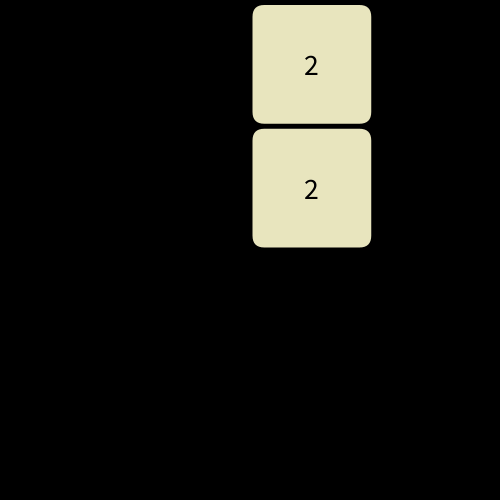
Frame 1 (no input)
Frame 60 (the mouse pressed at the canvas centre just before this capture): identical to frame 1, image omitted
Frame 120 (the mouse held since frame 60 and released just before this capture): identical to frame 1, image omitted

The Processing sketch that drew this single still picture (run headless with seeded random() and noise(); from frame 60 on, the mouse is pressed at the canvas centre):

// Processing sketch: sketch_2048AI
// ── sketch_2048AI.pde
int gridSize = 4;
Game g;
void setup()
{
  size( 500, 500);
  //frameRate(4);
  g = new Game();
 
}

void draw()
{
  background(0);
  
  g.show();
  
}


void keyPressed()
{
  if(g.allArrived())
  {
    g.couldM = false;
    if(keyCode == UP)
    {
      println("UP");
     g.move(new PVector(0,-1));
     println("UP");
    }
    else if(keyCode == DOWN)
    {
     g.move(new PVector(0,1));
     println("DOWN");
    }
    else if(keyCode == RIGHT)
    {
     g.move(new PVector(1,0));
     println("RIGHT");
    }
    else if(keyCode == LEFT)
    {
     g.move(new PVector(-1,0));
     println("LEFT");
    }
  }
}

// ── Game.pde
class Game{

  ArrayList<Tile> tiles = new ArrayList<Tile>();
  ArrayList<Tile> toRemove = new ArrayList<Tile>();
  
  boolean[][] grid = new boolean[gridSize][gridSize];
  Tile[][] tilesGrid = new Tile[gridSize][gridSize];
  Tile[][] newTilesGrid = new Tile[gridSize][gridSize];
  
  PVector vel = new PVector(0.5,0.5);
  PVector lastDir;
 
  boolean moving;
  boolean couldM;
 
  Game()
  {
    for(int y = 0; y < gridSize; y++)
    {
      for(int x = 0; x <gridSize; x++)
      {
        grid[x][y] = true;

      }
    }
    newTile();
    newTile();
    
    moving = false;
    couldM = false;
  }
  
  void show()
  {
    if(!moving)
    {
     for(Tile t: tiles)
     {
       t.show();
     }
    
    }
    else if(moving)
    {
      for(Tile t: tiles)
      {
        if(t.destination.x != t.position.x || t.destination.y != t.position.y)
        {
          t.position.x += (vel.x * lastDir.x);
          t.position.y += (vel.y * lastDir.y);
        }
        t.show();
      }
      
      if(allArrived())
      {
       moving = false;
       for(Tile t: toRemove)
       {
         tiles.remove(t);
       }
       toRemove.clear();

       if(couldM)
       newTile();
      }
    }
  }//CLOSE SHOW

  void newTile()
  {
      int x = (int)Math.floor(Math.random()*(gridSize-0.1));
      int y = (int)Math.floor(Math.random()*(gridSize-0.1));
     while(!grid[x][y])
     {

      x = (int)Math.floor(Math.random()*(gridSize-0.1));
      y = (int)Math.floor(Math.random()*(gridSize-0.1));
     }

     PVector vect = new PVector(x,y);
     Tile newTile = new Tile((int)vect.x,(int)vect.y);
     tiles.add(newTile);
     tilesGrid[(int)vect.x][(int)vect.y] = newTile;
     grid[(int)vect.x][(int)vect.y] = false;
  }
  
  
     
  void move(PVector dir)
  {
    lastDir = dir;
    ArrayList<Tile> t = new ArrayList<Tile>();
    
    //-------Se organizan dependiendo de la direccion en la que se van a mover
    if(dir.x == 0 && dir.y == 1) //DOWN
    {
      for(int y = gridSize-1; y >= 0; y--)
      {
        for( int x = 0; x < gridSize; x++)
        {
          if(tilesGrid[x][y] != null)
          {
            t.add(tilesGrid[x][y]);
            println(tilesGrid[x][y].position, x, y);
          }
        }
      }
    }
    else if(dir.x == 0 && dir.y == -1) //UP
    {
     for(int y = 0; y < gridSize; y++)
      {
        for( int x = 0; x < gridSize; x++)
        {
          if(tilesGrid[x][y] != null)
          {
            t.add(tilesGrid[x][y]);
          }
        }
      } 
    }
    else if(dir.x == 1 && dir.y == 0) //RIGHT
    {
      for(int x =gridSize-1; x >= 0; x--)
      {
        for( int y = 0; y < gridSize; y++)
        {
          if(tilesGrid[x][y] != null)
          {
            t.add(tilesGrid[x][y]);
          }
        }
      }
    }
    else if(dir.x == -1 && dir.y == 0) //LEFT
    {
      for(int x = 0; x < gridSize; x++)
      {
        for( int y = 0; y < gridSize; y++)
        {
          if(tilesGrid[x][y] != null)
          {
            t.add(tilesGrid[x][y]);
          }
        }
      }
    }
    //-------Ya estan organizadas en Array t para la direccion de movimiento
    
    for(Tile ti: t)
    {
      PVector newPos = calcPos(ti, dir);
      newTilesGrid[(int)newPos.x][(int)newPos.y] = ti;
    }
    moving = true;
  } //CLOSE MOVE
  
  PVector calcPos(Tile t, PVector dir)
  {
    PVector newPos = new PVector(t.position.x,t.position.y);
    boolean space = true;
    if(dir.x != 0  || dir.y != 0) //X AXIS
    {
      while(space && newPos.x + dir.x >= 0 && newPos.x + dir.x <= gridSize-1 && newPos.y + dir.y >= 0 && newPos.y + dir.y <= gridSize-1)
      {
        
        //Se valida si hay espacio un cuadro hacia donde se mueve
        boolean hayS = grid[(int)(newPos.x+dir.x)][(int)(newPos.y + dir.y)];
        
       if(tilesGrid[(int)(newPos.x+dir.x)][(int)(newPos.y + dir.y)] != null)
       {
         if(tilesGrid[(int)(newPos.x+dir.x)][(int)(newPos.y + dir.y)].value == t.value 
             && !tilesGrid[(int)(newPos.x+dir.x)][(int)(newPos.y + dir.y)].willMerge)
         {

           t.willMerge = true;
           hayS = true;
         }
       }
        
        if(hayS)
        {
         grid[(int)(newPos.x)][(int)newPos.y] = true;
         tilesGrid[(int)(newPos.x)][(int)newPos.y] = null;
         newPos.add(dir);
         grid[(int)newPos.x][(int)newPos.y] = false;
         toRemove.add(tilesGrid[(int)(newPos.x)][(int)newPos.y]);
         tilesGrid[(int)(newPos.x)][(int)newPos.y] = t;
         couldM = true;
        }
        else
        {

          space = false; 
        }
      }
    }
     t.destination.x = newPos.x;
     t.destination.y = newPos.y;
    return newPos;
  } //CLOSE CALCPOS
  
  boolean allArrived()
  {
   for(Tile t: tiles)
   {
     
     if(t.destination.x == t.position.x && t.destination.y == t.position.y)
     {
       if(t.willMerge)
         {
            t.willMerge = false;
            t.merges++;
            t.update();
         }
     }
    if(t.destination.x != t.position.x || t.destination.y != t.position.y)
    {
      return false;
    }
   }
    return true;
  }
  
}//CLOSE CLASS

// ── Tile.pde
class Tile{
  int value;
  PVector position;
  PVector destination; 
  PVector pixelPos;//Top Left
  float size;
  float spacing = width/100;
  
  boolean willMerge;
  int merges;
  
  color c;
  color cT;
  
  Tile(int x, int y)
  {
    if(random(1) < 0.1){
      merges = 2;
    } else {
     merges = 1; 
    }
    size = (width-(spacing*(gridSize+1)))/gridSize;
    position = new PVector(x,y);
    destination = new PVector (position.x, position.y);
    pixelPos = new PVector(spacing + position.x*spacing + position.x*size, spacing + position.y*spacing + position.y*size);
    println(pixelPos);
    willMerge = false;
    update();
  }
  
  
  void update()
  {
    value = (int)pow(2,merges);
   if(value == 2)
   {
     cT = color(0);
     c = color(#E8E5BE);
   }
   else if(value == 4)
   {
     cT = color(0);
     c = color(#CEE393);
   }
   else if(value == 8)
   {
     cT = color(255);
     c = color(#F58B19);
   }
   else if(value == 16)
   {
     cT = color(255);
     c = color(#F77939);
   }
   else if(value == 32)
   {
     cT = color(255);
     c = color(#F5521B);
   }
   else if(value == 64)
   {
     cT = color(255);
     c = color(#F53D19);
   }
   else if(value == 128)
   {
     cT = color(255);
     c = color(#EACA24);
   }
   else if(value == 256)
   {
     cT = color(255);
     c = color(#E0BC05);
   }
   else if(value == 512)
   {
     cT = color(255);
     c = color(#C9A906);
   }
   else if(value == 1024)
   {
     cT = color(255);
     c = color(#DEBD19);
   }
   else if(value == 2048)
   {
     cT = color(255);
     c = color(#DBBA0F);
   }
   else if(value == 4096)
   {
     cT = color(255);
     c = color(#93DB0F);
   }
   else if(value == 8192)
   {
     cT = color(255);
     c = color(#0FDB6C);
   }
   else if(value == 16384)
   {
     cT = color(255);
     c = color(#0F9CDB);
   }
   else if(value == 32768)
   {
     cT = color(255);
     c = color(#0F33DB);
   }
   else if(value == 65536)
   {
     cT = color(255);
     c = color(#B200FA);
   }
   else
   {
    cT = color(255);
    c = color(0);
   }
   
    
  }
  
  
  
  void show(){
    pixelPos = new PVector(spacing + position.x*spacing + position.x*size, spacing + position.y*spacing + position.y*size);
    fill(c);
    noStroke();
    rect(pixelPos.x,pixelPos.y,size,size, size/10);
    fill(cT);
    textAlign(CENTER,CENTER);
    textSize(size/4);
    //println(size);
    text(value, pixelPos.x + size/2, pixelPos.y + size/2);
  }
}
